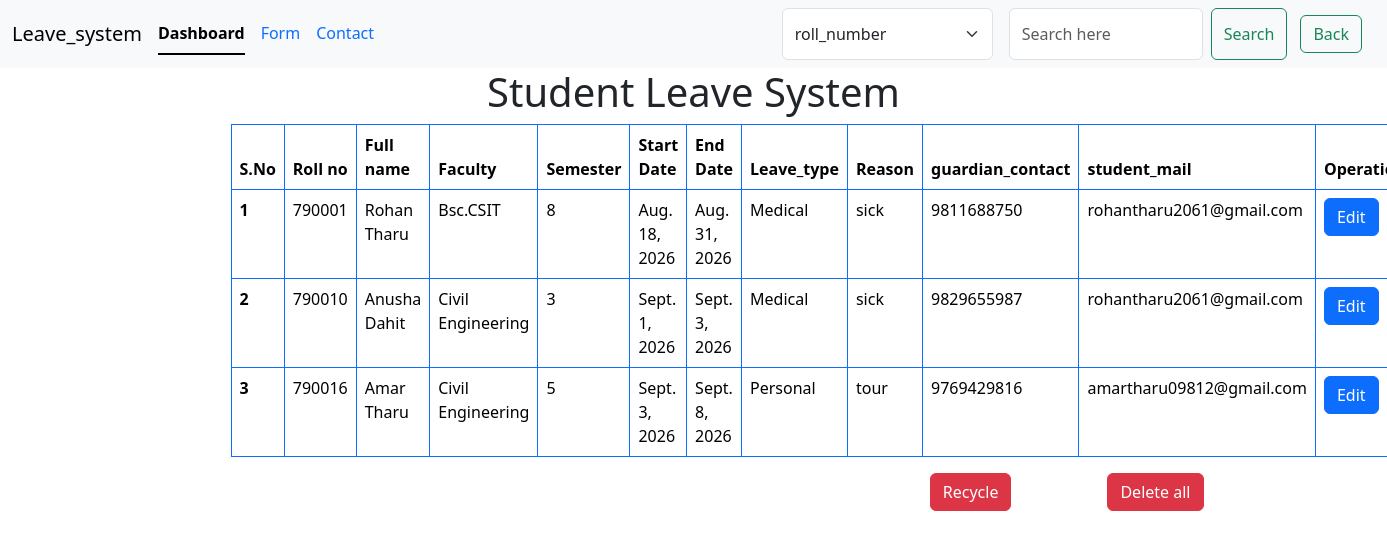
/dashboard/, run on the app's committed database.
### app_01/models.py (models this page shows)
class StudentLeave(models.Model):
    roll_number= models.CharField(max_length=6, unique=True)
    full_name= models.CharField(max_length=100)
    faculty=models.CharField(max_length=100)
    semester= models.PositiveIntegerField()
    start_date= models.DateField()
    end_date= models.DateField()
    Leave_type= models.CharField(max_length=50)
    reason= models.TextField()
    guardian_contact= models.CharField(max_length=14)
    student_mail= models.EmailField()
    is_delete= models.BooleanField(default=False)
    deleted_time= models.DateTimeField(null=True)

### app_01/views.py (the view)
# urls.py: path('dashboard/', dashboard, name='dashboard'),
def dashboard(request):
    searched= request.GET.get('searched')
    category= request.GET.get('category')
    if searched:
        if category=='full_name':
            student_leave=StudentLeave.objects.filter(is_delete=False,full_name__icontains=searched)
        elif category=='roll_number':
            student_leave=StudentLeave.objects.filter(is_delete=False,roll_number__icontains=searched)
        elif category=='semester':
            student_leave=StudentLeave.objects.filter(is_delete=False,semester__icontains=searched)
        elif category=='faculty':
            student_leave=StudentLeave.objects.filter(is_delete=False,faculty__icontains=searched)
        elif category=='reason':
            student_leave=StudentLeave.objects.filter(is_delete=False,reason__icontains=searched)
        elif category=='student_mail':
            student_leave=StudentLeave.objects.filter(is_delete=False,student_mail__icontains=searched)
        else:
            student_leave=StudentLeave.objects.filter(
                Q(full_name__icontains=searched)|
                Q(roll_number__icontains=searched)|
                Q(semester__icontains=searched)|
                Q(faculty__icontains=searched)|
                Q(reason__icontains=searched)|
                Q(student_mail__icontains=searched)
            )
    else:
        student_leave=StudentLeave.objects.filter(is_delete=False)
    return render(request, 'index/dashboard.html', {'student_leave': student_leave})

### app_01/templates/index/dashboard.html (shortened to what this page needs)
{% extends 'base.html' %}
{% load static %}
{% block content %}
<h1 class="bg-subtle text-center">Student Leave System</h1>
<div class="container">
    <div class="row">
        <div class="col-10 mx-auto">
            <table class="table table-warning-bg-subtle table-bordered border-primary">
                <thead>
                    <tr>
                        <th scope="col">S.No</th>
                        <th scope="col">Roll no</th>
                        <th scope="col">Full name</th>
                        <th scope="col">Faculty</th>
                        <th scope="col">Semester</th>
                        <th scope="col">Start Date</th>
                        <th scope="col">End Date</th>
                        <th scope="col">Leave_type</th>
                        <th scope="col">Reason</th>
                        <th scope="col">guardian_contact</th>
                        <th scope="col">student_mail</th>
                        <th scope="col">Operations</th>
                    </tr>
                <tbody>
                    {% for leave in student_leave %}
                    <tr>
                        <th>{{forloop.counter}}</th>
                        <td>{{leave.roll_number}}</td>
                        <td>{{leave.full_name}}</td>
                        <td>{{leave.faculty}}</td>
                        <td>{{leave.semester}}</td>
                        <td>{{leave.start_date}}</td>
                        <td>{{leave.end_date}}</td>
                        <td>{{leave.Leave_type}}</td>
                        <td>{{leave.reason}}</td>
                        <td>{{leave.guardian_contact}}</td>
                        <td>{{leave.student_mail}}</td>
                        <td>
                            <div class="d-flex gap-2">
                                <a href="{% url 'edit' leave.id %}"><button type="button" class="btn btn-primary">Edit</button></a>
                            </div>
                        </td>
                    </tr>
                    {% endfor %}
                </tbody>
                </thead>
            </table>
        </div>
        <div class=" d-flex justify-content-end ">
            <a href="{% url 'recycle' %}" class="mx-5 px-10"><button class="btn btn-danger " type="button">Recycle</button></a>
            <a href="{% url 'delete_all' %}" class="mx-5 px-10"><button class="btn btn-danger " type="button">Delete all</button></a>
        </div>
    </div>
</div>
{% endblock content %}

### app_01/templates/base.html (shortened to what this page needs)
{% load static %}
<!DOCTYPE html>
<html lang="en">
<head>
    <link href="https://cdn.jsdelivr.net/npm/bootstrap@5.3.8/dist/css/bootstrap.min.css" rel="stylesheet"
>
</head>
<body>
    <nav class="navbar navbar-expand-lg bg-body-tertiary">
        <div class="container-fluid">
            <a class="navbar-brand" href="#">Leave_system</a>
            <div class="collapse navbar-collapse" id="navbarSupportedContent">
                <ul class="nav nav-underline me-auto mb-2 mb-lg-0">
                    <li class="nav-item">
                        <a class="nav-link {% if request.path == '/dashboard/' %} active {% endif %}"
                            aria-current="page" href="{% url 'dashboard' %}">Dashboard</a>
                    </li>
                    <li class="nav-item">
                        <a class="nav-link {% if request.path == '/form/' %} active {% endif %}" aria-current="page"
                            href="{% url 'form' %}">Form</a>
                    </li>
                    <li class="nav-item">
                        <a class="nav-link {% if request.path == '/contact/' %} active {% endif %}" aria-current="page"
                            href="{% url 'contact' %}">Contact</a>
                    </li>
                </ul>
                <form method="GET" action="{% url 'dashboard' %}" class=" d-flex" role="search">
                    <select name="category" class="form-select me-3">
                        <option value="roll_number">roll_number</option>
                    </select>
                    <input class="form-control me-2" name="searched" type="search" placeholder="Search here"
                        aria-label="Search" />
                    <button class="btn btn-outline-success" type="submit">Search</button>
                    <button class="btn btn-underline me-auto mb-2 mb-lg-0"><a href="{% url 'dashboard' %} "
                            class="btn btn-outline-success">Back</a></button>
                </form>
            </div>
        </div>
    </nav>
    {% block content%}
    {% endblock content %}
</body>
</html>

### data on the page
StudentLeave: roll_number "790001", full_name "Rohan Tharu", faculty "Bsc.CSIT", semester "8", start_date "Aug. 18, 2026", end_date "Aug. 31, 2026", Leave_type "Medical", reason "sick", guardian_contact "9811688750", student_mail "rohantharu2061@gmail.com"
StudentLeave: roll_number "790010", full_name "Anusha Dahit", faculty "Civil Engineering", semester "3", start_date "Sept. 1, 2026", end_date "Sept. 3, 2026", Leave_type "Medical", reason "sick", guardian_contact "9829655987", student_mail "rohantharu2061@gmail.com"
StudentLeave: roll_number "790016", full_name "Amar Tharu", faculty "Civil Engineering", semester "5", start_date "Sept. 3, 2026", end_date "Sept. 8, 2026", Leave_type "Personal", reason "tour", guardian_contact "9769429816", student_mail "amartharu09812@gmail.com"
